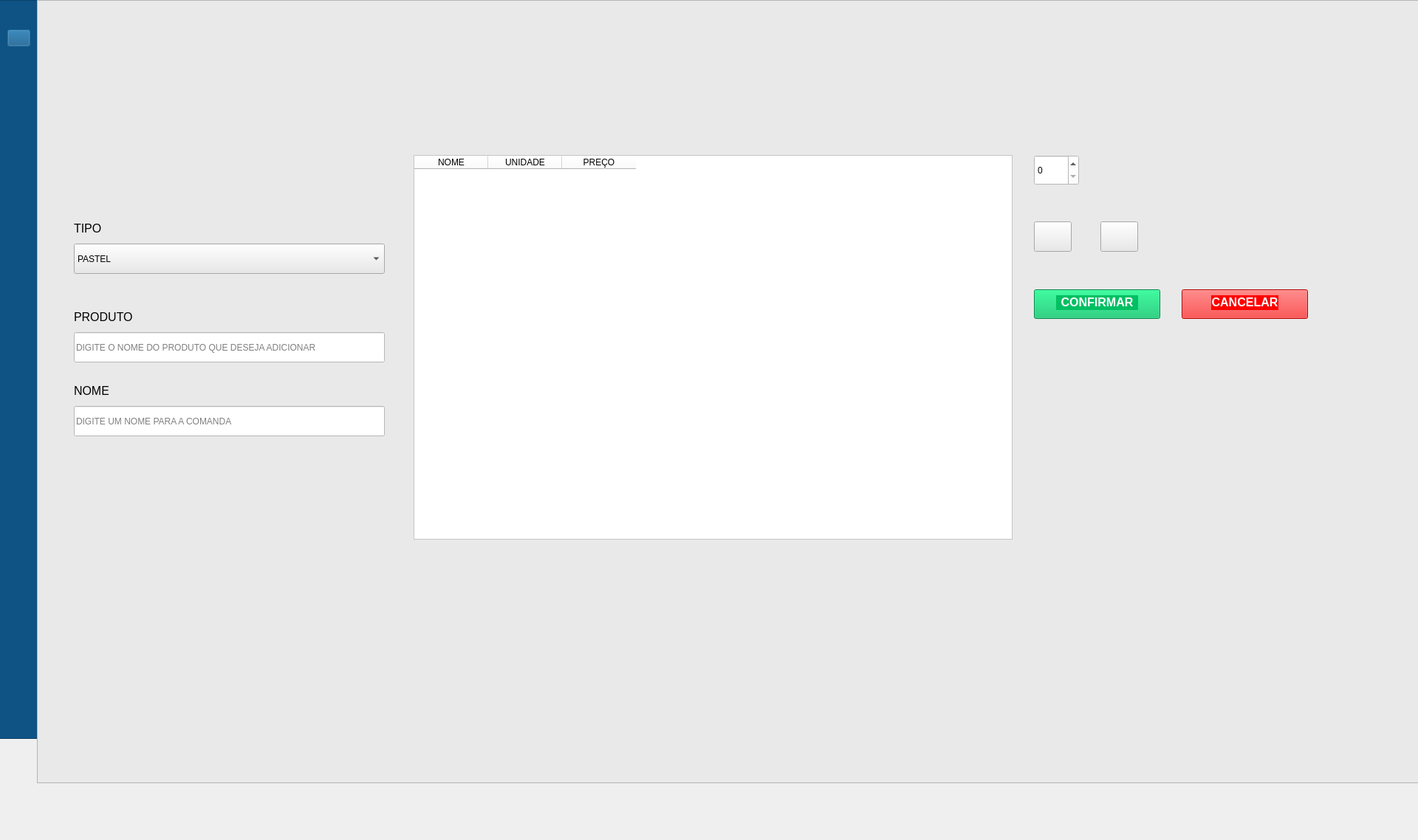
<?xml version="1.0" encoding="UTF-8"?>
<ui version="4.0">
 <class>Dialog</class>
 <widget class="QDialog" name="Dialog">
  <property name="geometry">
   <rect>
    <x>0</x>
    <y>0</y>
    <width>1920</width>
    <height>1138</height>
   </rect>
  </property>
  <property name="windowTitle">
   <string>Dialog</string>
  </property>
  <property name="whatsThis">
   <string>&lt;html&gt;&lt;head/&gt;&lt;body&gt;&lt;p&gt;&lt;img src=&quot;:/IMG/delete_399290.png&quot;/&gt;&lt;/p&gt;&lt;/body&gt;&lt;/html&gt;</string>
  </property>
  <widget class="QFrame" name="frame">
   <property name="geometry">
    <rect>
     <x>-30</x>
     <y>0</y>
     <width>81</width>
     <height>1001</height>
    </rect>
   </property>
   <property name="styleSheet">
    <string notr="true">background-color: rgb(14, 83, 132);
border-color: rgb(0, 0, 0);</string>
   </property>
   <property name="frameShape">
    <enum>QFrame::StyledPanel</enum>
   </property>
   <property name="frameShadow">
    <enum>QFrame::Raised</enum>
   </property>
   <widget class="QPushButton" name="pushButton_2">
    <property name="geometry">
     <rect>
      <x>40</x>
      <y>40</y>
      <width>31</width>
      <height>23</height>
     </rect>
    </property>
    <property name="styleSheet">
     <string notr="true">image: url(:/IMG/21797173-seta-esquerda-icone-isolado-em-branco-fundo-vetor (1).jpg);</string>
    </property>
    <property name="text">
     <string/>
    </property>
   </widget>
  </widget>
  <widget class="QFrame" name="TIPO">
   <property name="geometry">
    <rect>
     <x>50</x>
     <y>0</y>
     <width>1871</width>
     <height>1061</height>
    </rect>
   </property>
   <property name="styleSheet">
    <string notr="true">background-color: rgb(233, 233, 233);</string>
   </property>
   <property name="frameShape">
    <enum>QFrame::StyledPanel</enum>
   </property>
   <property name="frameShadow">
    <enum>QFrame::Raised</enum>
   </property>
   <widget class="QLabel" name="label">
    <property name="geometry">
     <rect>
      <x>50</x>
      <y>420</y>
      <width>81</width>
      <height>16</height>
     </rect>
    </property>
    <property name="text">
     <string>&lt;html&gt;&lt;head/&gt;&lt;body&gt;&lt;p&gt;&lt;span style=&quot; font-size:12pt;&quot;&gt;PRODUTO&lt;/span&gt;&lt;/p&gt;&lt;/body&gt;&lt;/html&gt;</string>
    </property>
   </widget>
   <widget class="QLineEdit" name="lineEdit">
    <property name="geometry">
     <rect>
      <x>50</x>
      <y>550</y>
      <width>421</width>
      <height>41</height>
     </rect>
    </property>
    <property name="styleSheet">
     <string notr="true">background-color: rgb(255, 255, 255);</string>
    </property>
    <property name="text">
     <string/>
    </property>
    <property name="placeholderText">
     <string>DIGITE UM NOME PARA A COMANDA</string>
    </property>
   </widget>
   <widget class="QLineEdit" name="lineEdit_2">
    <property name="geometry">
     <rect>
      <x>50</x>
      <y>450</y>
      <width>421</width>
      <height>41</height>
     </rect>
    </property>
    <property name="styleSheet">
     <string notr="true">background-color: rgb(255, 255, 255);</string>
    </property>
    <property name="placeholderText">
     <string>DIGITE O NOME DO PRODUTO QUE DESEJA ADICIONAR</string>
    </property>
   </widget>
   <widget class="QLabel" name="label_2">
    <property name="geometry">
     <rect>
      <x>50</x>
      <y>520</y>
      <width>47</width>
      <height>16</height>
     </rect>
    </property>
    <property name="text">
     <string>&lt;html&gt;&lt;head/&gt;&lt;body&gt;&lt;p&gt;&lt;span style=&quot; font-size:12pt;&quot;&gt;NOME&lt;/span&gt;&lt;/p&gt;&lt;/body&gt;&lt;/html&gt;</string>
    </property>
   </widget>
   <widget class="QPushButton" name="pushButton">
    <property name="geometry">
     <rect>
      <x>1350</x>
      <y>392</y>
      <width>171</width>
      <height>40</height>
     </rect>
    </property>
    <property name="toolTip">
     <string>&lt;html&gt;&lt;head/&gt;&lt;body&gt;&lt;p&gt;&lt;br/&gt;&lt;/p&gt;&lt;/body&gt;&lt;/html&gt;</string>
    </property>
    <property name="whatsThis">
     <string>&lt;html&gt;&lt;head/&gt;&lt;body&gt;&lt;p&gt;&lt;br/&gt;&lt;/p&gt;&lt;/body&gt;&lt;/html&gt;</string>
    </property>
    <property name="styleSheet">
     <string notr="true">background-color: rgb(0, 191, 99);</string>
    </property>
    <property name="text">
     <string/>
    </property>
   </widget>
   <widget class="QLabel" name="label_10">
    <property name="geometry">
     <rect>
      <x>1380</x>
      <y>400</y>
      <width>111</width>
      <height>20</height>
     </rect>
    </property>
    <property name="styleSheet">
     <string notr="true">background-color: rgb(255, 255, 255);
background-color: rgb(0, 191, 99);</string>
    </property>
    <property name="text">
     <string>&lt;html&gt;&lt;head/&gt;&lt;body&gt;&lt;p align=&quot;center&quot;&gt;&lt;span style=&quot; font-size:12pt; font-weight:600; color:#ffffff;&quot;&gt;CONFIRMAR&lt;/span&gt;&lt;/p&gt;&lt;/body&gt;&lt;/html&gt;</string>
    </property>
   </widget>
   <widget class="QPushButton" name="pushButton_5">
    <property name="geometry">
     <rect>
      <x>1550</x>
      <y>392</y>
      <width>171</width>
      <height>40</height>
     </rect>
    </property>
    <property name="toolTip">
     <string>&lt;html&gt;&lt;head/&gt;&lt;body&gt;&lt;p&gt;&lt;br/&gt;&lt;/p&gt;&lt;/body&gt;&lt;/html&gt;</string>
    </property>
    <property name="whatsThis">
     <string>&lt;html&gt;&lt;head/&gt;&lt;body&gt;&lt;p&gt;&lt;br/&gt;&lt;/p&gt;&lt;/body&gt;&lt;/html&gt;</string>
    </property>
    <property name="styleSheet">
     <string notr="true">background-color: rgb(255, 0, 0);</string>
    </property>
    <property name="text">
     <string/>
    </property>
   </widget>
   <widget class="QLabel" name="label_11">
    <property name="geometry">
     <rect>
      <x>1580</x>
      <y>400</y>
      <width>111</width>
      <height>20</height>
     </rect>
    </property>
    <property name="styleSheet">
     <string notr="true">background-color: rgb(255, 0, 0);</string>
    </property>
    <property name="text">
     <string>&lt;html&gt;&lt;head/&gt;&lt;body&gt;&lt;p align=&quot;center&quot;&gt;&lt;span style=&quot; font-size:12pt; font-weight:600; color:#ffffff;&quot;&gt;CANCELAR&lt;/span&gt;&lt;/p&gt;&lt;/body&gt;&lt;/html&gt;</string>
    </property>
   </widget>
   <widget class="QTableWidget" name="tableWidget">
    <property name="geometry">
     <rect>
      <x>510</x>
      <y>210</y>
      <width>811</width>
      <height>521</height>
     </rect>
    </property>
    <property name="styleSheet">
     <string notr="true">background-color: rgb(255, 255, 255);</string>
    </property>
    <column>
     <property name="text">
      <string>NOME</string>
     </property>
     <property name="textAlignment">
      <set>AlignCenter</set>
     </property>
    </column>
    <column>
     <property name="text">
      <string>UNIDADE</string>
     </property>
     <property name="toolTip">
      <string/>
     </property>
     <property name="textAlignment">
      <set>AlignCenter</set>
     </property>
    </column>
    <column>
     <property name="text">
      <string>PREÇO</string>
     </property>
     <property name="textAlignment">
      <set>AlignCenter</set>
     </property>
    </column>
   </widget>
   <widget class="QSpinBox" name="spinBox">
    <property name="geometry">
     <rect>
      <x>1350</x>
      <y>210</y>
      <width>61</width>
      <height>41</height>
     </rect>
    </property>
    <property name="styleSheet">
     <string notr="true">background-color: rgb(255, 255, 255);</string>
    </property>
   </widget>
   <widget class="QPushButton" name="pushButton_4">
    <property name="geometry">
     <rect>
      <x>1350</x>
      <y>300</y>
      <width>51</width>
      <height>41</height>
     </rect>
    </property>
    <property name="styleSheet">
     <string notr="true">image: url(:/IMG/delete_6217704.png);</string>
    </property>
    <property name="text">
     <string/>
    </property>
   </widget>
   <widget class="QPushButton" name="pushButton_3">
    <property name="geometry">
     <rect>
      <x>1440</x>
      <y>300</y>
      <width>51</width>
      <height>41</height>
     </rect>
    </property>
    <property name="styleSheet">
     <string notr="true">image: url(:/IMG/add_6217245.png);</string>
    </property>
    <property name="text">
     <string/>
    </property>
   </widget>
   <widget class="QLabel" name="label_12">
    <property name="geometry">
     <rect>
      <x>1590</x>
      <y>400</y>
      <width>91</width>
      <height>20</height>
     </rect>
    </property>
    <property name="styleSheet">
     <string notr="true">background-color: rgb(255, 0, 0);</string>
    </property>
    <property name="text">
     <string>&lt;html&gt;&lt;head/&gt;&lt;body&gt;&lt;p align=&quot;center&quot;&gt;&lt;span style=&quot; font-size:12pt; font-weight:600; color:#ffffff;&quot;&gt;CANCELAR&lt;/span&gt;&lt;/p&gt;&lt;/body&gt;&lt;/html&gt;</string>
    </property>
   </widget>
   <widget class="QComboBox" name="comboBox">
    <property name="geometry">
     <rect>
      <x>50</x>
      <y>330</y>
      <width>421</width>
      <height>41</height>
     </rect>
    </property>
    <item>
     <property name="text">
      <string>PASTEL</string>
     </property>
    </item>
    <item>
     <property name="text">
      <string>AÇAI</string>
     </property>
    </item>
    <item>
     <property name="text">
      <string>SORVETE</string>
     </property>
    </item>
    <item>
     <property name="text">
      <string>MASSA</string>
     </property>
    </item>
    <item>
     <property name="text">
      <string>CUZCUZ</string>
     </property>
    </item>
   </widget>
   <widget class="QLabel" name="label_3">
    <property name="geometry">
     <rect>
      <x>50</x>
      <y>300</y>
      <width>41</width>
      <height>16</height>
     </rect>
    </property>
    <property name="text">
     <string>&lt;html&gt;&lt;head/&gt;&lt;body&gt;&lt;p&gt;&lt;span style=&quot; font-size:12pt;&quot;&gt;TIPO&lt;/span&gt;&lt;/p&gt;&lt;/body&gt;&lt;/html&gt;</string>
    </property>
   </widget>
   <zorder>lineEdit_2</zorder>
   <zorder>label</zorder>
   <zorder>lineEdit</zorder>
   <zorder>label_2</zorder>
   <zorder>pushButton</zorder>
   <zorder>label_10</zorder>
   <zorder>pushButton_3</zorder>
   <zorder>label_11</zorder>
   <zorder>tableWidget</zorder>
   <zorder>spinBox</zorder>
   <zorder>pushButton_4</zorder>
   <zorder>pushButton_5</zorder>
   <zorder>label_12</zorder>
   <zorder>comboBox</zorder>
   <zorder>label_3</zorder>
  </widget>
 </widget>
 <resources>
  <include location="../PROJETOS1/IMG.qrc"/>
 </resources>
 <connections/>
</ui>
